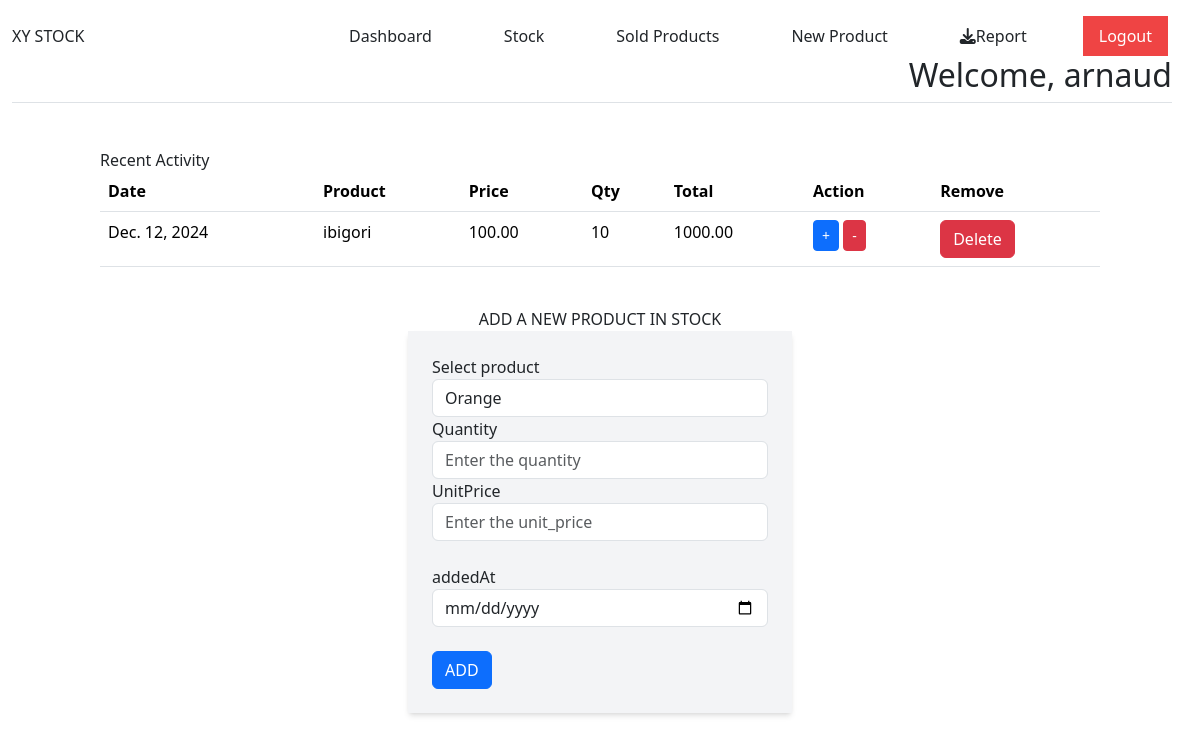
The page /stock/ (signed in) on the database its author committed.
### shop/models.py (models this page shows, shortened)
class ProductIn(models.Model):
    product_id=models.OneToOneField("Product", on_delete=models.CASCADE)
    added_at=models.DateField(auto_now=False, auto_now_add=False)
    quantity=models.PositiveIntegerField()
    unit_price=models.DecimalField(max_digits=255,decimal_places=2)
    total_price=models.DecimalField(max_digits=255,decimal_places=2,blank=True,null=True)

class Product(models.Model):
    product_name=models.CharField(max_length=255)
    created_at=models.DateTimeField(auto_now_add=True)
    def __str__(self):
        return self.product_name

### shop/views.py (the view, shortened to what this page needs)
# urls.py: path('stock/',stock,name='stock'),
@login_required
def stock(request):
    return render(request,'stock.html')

### shop/context_processors.py (called while the page is built)
def user_data(request):
    user=request.user
    products_in_stock=ProductIn.objects.select_related('product_id').all()
    product=Product.objects.all()
    products_without_stock=Product.objects.exclude(
        id__in=ProductIn.objects.values_list("product_id",flat=True)
    )
    products_sold=ProductOut.objects.all()
    context={}
    if user.is_authenticated:
        context={
            'username':user.username,
            'email':user.email,
            'products':products_in_stock,
            'sold':products_sold,
            'product_names':product,
            'out_stock':products_without_stock
        }
    return context

### shop/templates/stock.html (shortened to what this page needs)
{% extends "base.html" %}
{% block content %}
<div class="container mt-4">
    <h2>Recent Activity</h2>
    <table class="table">
        <thead>
            <tr>
                <th>Date</th>
                <th>Product</th>
                <th>Price</th>
                <th>Qty</th>
                <th>Total</th>
                <th>Action</th>
                <th>Remove</th>
            </tr>
        </thead>
        <tbody>
            {% for product in products %}
            <tr>
                <td>{{ product.added_at }}</td>
                <td>{{ product.product_id.product_name }}</td>
                <td>{{ product.unit_price }}</td>
                <td>{{ product.quantity }}</td>
                <td>{{ product.total_price }}</td>
                <td>
                    <button onclick="showModal('{{product.id}}','adding','{{product.quantity}}')"
                        class="btn btn-sm btn-primary">+</button>
                        <button onclick="showModal('{{product.id}}','removing','{{product.quantity}}')"
                        class="btn btn-sm btn-danger">-</button>
                    </td>
                <td>
                    <a href="{% url 'delete' product.pk %}" class="btn btn-danger">Delete</a>
                </td>
            </tr>
            {% endfor %}
        </tbody>
    </table>
    <div class="w-full my-10  flex flex-col  justify-center items-center">
        ADD A NEW PRODUCT IN STOCK
        <form class="w-96 shadow-md p-6 bg-gray-100" method="POST" action="{% url 'product_in' %}">
            <div class="form-group">
                <label for="select-product">Select product</label>
                <select name="product_id" class="form-control" id="select-product">
                    {% for product in out_stock%}
                    <option value="{{product.id}}">{{product}}</option>
                    {%endfor%}
                </select>
                <label for="quantity">Quantity</label>
                <input type="number" class="form-control" id="quantity" name="quantity"
                    aria-describedby="quantity" placeholder="Enter the quantity">
                <label for="unit_price">UnitPrice</label>
                <input type="number" class="form-control mb-4" id="unit_price" name="unit_price"
                    aria-describedby="unit_price" placeholder="Enter the unit_price">
                <label for="added_at">addedAt</label>
                <input type="date" class="form-control mb-4" id="added_at" name="added_at"
                    aria-describedby="added_at" placeholder="Enter the added time of the product">
                <button class="btn btn-primary" name="submit">ADD</button>
            </div>
        </form>
    </div>
</div>
{% endblock %}

### shop/templates/base.html (shortened to what this page needs)
<!DOCTYPE html>
<html lang="en">
<head>
    <link href="https://cdn.jsdelivr.net/npm/bootstrap@5.3.3/dist/css/bootstrap.min.css" rel="stylesheet"
>
    <script src="https://cdn.tailwindcss.com"></script>
    <link rel="stylesheet" href="https://cdnjs.cloudflare.com/ajax/libs/font-awesome/6.6.0/css/all.min.css"
 />
</head>
<body>
    <div class="container-fluid">
        <div class="row">
            <nav id="sidebar" class=" h-10 flex items-center mt-3 justify-between ">
                <div class="">
                    XY STOCK
                </div>
                <div class="position-sticky">
                    <ul class="flex space-x-10  mr-5">
                        {% if user.is_authenticated %}
                        <li class="nav-item px-3 py-2 ">
                            <a class="nav-link active" aria-current="page" href="{% url 'dashboard' %}">
                                 Dashboard
                            </a>
                        </li>
                        <li class="nav-item px-3 py-2 ">
                            <a class="nav-link" href="{% url 'stock' %}">
                                 Stock
                            </a>
                        </li>
                        <li class="nav-item px-3 py-2 ">
                            <a class="nav-link" href="{% url 'stock_out' %}">
                                 Sold Products
                            </a>
                        </li>
                        <li class="nav-item px-3 py-2 ">
                            <a class="nav-link" href="{% url 'add_product' %}">
                                 New Product
                            </a>
                        </li>
                        <li class="nav-item px-3 py-2 ">
                            <a class="nav-link" href="{% url 'report' %}">
                            <i class="fa-solid fa-download"></i>Report
                            </a>
                        </li>
                        <li class="nav-item px-3 py-2 bg-red-500 ">
                            <a class="nav-link  text-white" href="{% url 'logout' %}">
                                 Logout
                            </a>
                        </li>
                        {% endif %}
                    </ul>
                </div>
            </nav>
            <main class="">
                {% if user.is_authenticated %}
                <div
                    class="flex justify-end border-bottom mr-4 mb-5">
                    <h1 class="h2">Welcome, {{ username }}</h1>
                </div>
                {%else%}
                <div
                    class="flex justify-end border-bottom mr-4 mb-5">
                    <h1 class="h2">Welcome to XY STOCK</h1>
                </div>
                {%endif%}
                {% block content %}
                {% endblock %}
            </main>
        </div>
    </div>
</body>
</html>

### rows shown on the page
ProductIn: added_at "Dec. 12, 2024", product_id.product_name "ibigori", unit_price "100.00", quantity "10", total_price "1000.00"

### other values the page prints
{{ username }} "arnaud"
form field product_id "Orange"
